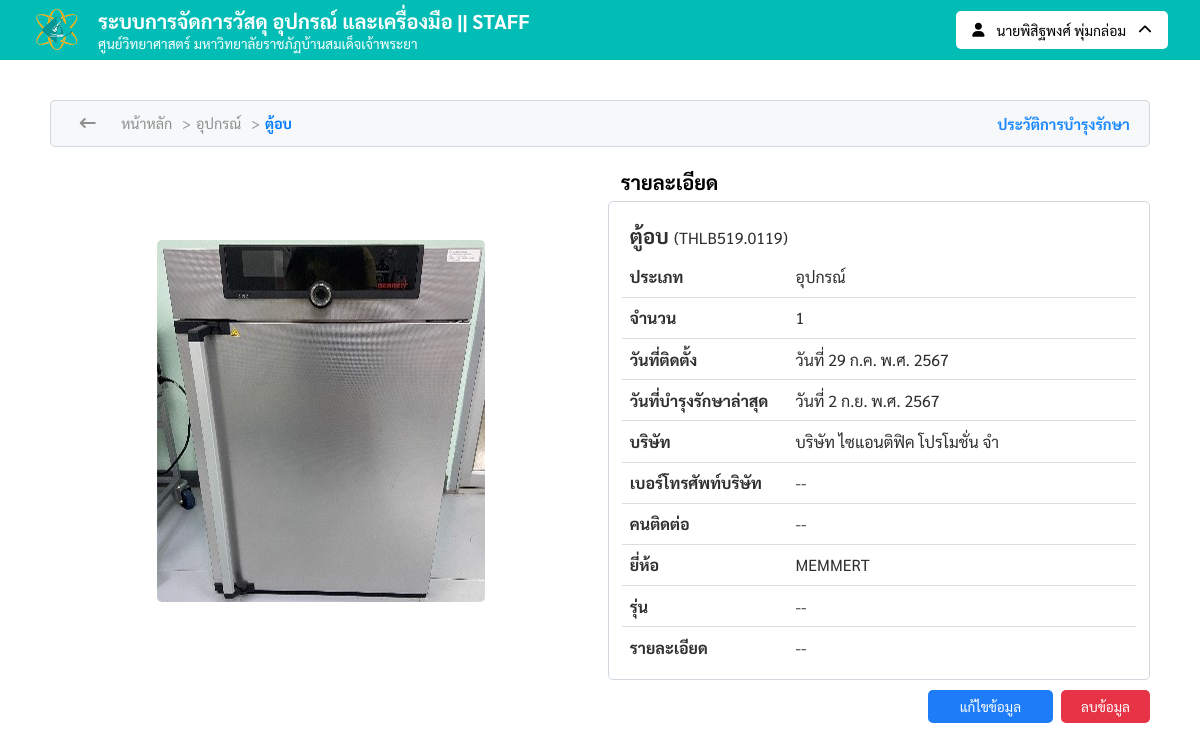
Page /management/detailsData?id=1 (signed in) on the committed database.
### tables this page shows
CREATE TABLE `users_db` (
  `userID` int(50) NOT NULL,
  `username` varchar(100) NOT NULL,
  `password` varchar(100) NOT NULL,
  `created_at` timestamp NOT NULL DEFAULT current_timestamp() ON UPDATE current_timestamp(),
  `pre` set('นาย','นาง','นางสาว','ดร.','ผศ.ดร.','อ.') NOT NULL,
  `firstname` varchar(200) NOT NULL,
  `lastname` varchar(200) NOT NULL,
  `phone_number` varchar(10) NOT NULL,
  `email` varchar(200) NOT NULL,
  `role` set('อาจารย์','เจ้าหน้าที่','บุคลากร','') NOT NULL,
  `urole` set('staff','user') NOT NULL,
  `agency` varchar(100) NOT NULL,
  `status` set('w_approved','approved','n_approved') NOT NULL,
  `approved_by` varchar(200) DEFAULT NULL,
  `approved_date` datetime DEFAULT NULL
);

CREATE TABLE `crud` (
  `ID` int(100) NOT NULL,
  `img_name` varchar(100) NOT NULL,
  `sci_name` varchar(255) NOT NULL COMMENT 'ชื่ออุปกรณ์',
  `serial_number` varchar(20) NOT NULL,
  `categories` set('วัสดุ','อุปกรณ์','เครื่องมือ') DEFAULT NULL COMMENT 'ประเภทเครื่องมือ',
  `amount` int(10) DEFAULT 0 COMMENT 'จำนวนสินค้าคงเหลือ',
  `uploaded_on` datetime NOT NULL COMMENT 'วันที่อัปโหลด',
  `availability` tinyint(1) NOT NULL COMMENT 'ความพร้อมการใช้งาน'
);

CREATE TABLE `info_sciname` (
  `ID` int(20) NOT NULL,
  `sci_name` varchar(100) NOT NULL,
  `serial_number` varchar(20) NOT NULL,
  `installation_date` date DEFAULT NULL,
  `last_maintenance_date` date DEFAULT NULL,
  `details` varchar(255) DEFAULT NULL,
  `brand` varchar(100) DEFAULT NULL,
  `model` varchar(100) DEFAULT NULL,
  `company` varchar(30) DEFAULT NULL,
  `contact` varchar(20) DEFAULT NULL,
  `contact_number` varchar(12) DEFAULT NULL
);

### assets/config/Database.php (called while the page is built, shortened)
<?php
$base_url = 'http://localhost:8080';
?>

### assets/includes/thai_date_time.php (called while the page is built, shortened)
<?php
function thai_date_time_3($datetime)
{
    $thai_month_arr = array(
        1 => "ม.ค.",
        2 => "ก.พ.",
        3 => "มี.ค.",
        4 => "เม.ย.",
        5 => "พ.ค.",
        6 => "มิ.ย.",
        7 => "ก.ค.",
        8 => "ส.ค.",
        9 => "ก.ย.",
        10 => "ต.ค.",
        11 => "พ.ย.",
        12 => "ธ.ค."
    );
    $dt = new DateTime($datetime);
    $date = $dt->format('j');
    $month = (int)$dt->format('n');
    $year = $dt->format('Y') + 543;
    return "วันที่ $date {$thai_month_arr[$month]} พ.ศ. $year";
}

### views/staff-section/detailsData.php (the view, shortened to what this page needs)
<?php
require_once 'assets/config/Database.php';
include_once 'assets/includes/thai_date_time.php';
if (isset($_SESSION['staff_login'])) {
    $userID = $_SESSION['staff_login'];
    $stmt = $conn->prepare("
        SELECT *
        FROM users_db
        WHERE userID = :userID
    ");
    $stmt->bindParam(':userID', $userID, PDO::PARAM_INT);
    $stmt->execute();
    $userData = $stmt->fetch(PDO::FETCH_ASSOC);
}
try {
    if (isset($_GET['id'])) {
        $id = $_GET['id'];
        $stmt = $conn->prepare("
                SELECT * FROM crud
                LEFT JOIN info_sciname
                ON crud.serial_number = info_sciname.serial_number
                WHERE crud.ID = :id");
        $stmt->bindParam(":id", $id, PDO::PARAM_INT);
        $stmt->execute();
        $detailsData = $stmt->fetch(PDO::FETCH_ASSOC);
    }
} catch (PDOException $e) {
    echo 'Error: ' . $e->getMessage();
}
?>
<!DOCTYPE html>
<html lang="en">
<head>
    <link rel="stylesheet" href="<?php echo $base_url; ?>/assets/font-awesome/css/all.css">
    <link rel="stylesheet" href="<?php echo $base_url; ?>/assets/css/navigator.css">
    <link rel="stylesheet" href="<?php echo $base_url; ?>/assets/css/breadcrumb.css">
    <link rel="stylesheet" href="<?php echo $base_url; ?>/assets/css/footer.css">
    <link rel="stylesheet" href="<?php echo $base_url; ?>/assets/css/DetailsCRUD.css">
</head>
<body>
    <?php include('assets/includes/navigator.php') ?>
    <main class="detailsData">
        <div class="detailsData_header">
            <div class="detailsData_header_1">
                <a class="historyBACK" href="javascript:history.back();"><i class="fa-solid fa-arrow-left-long"></i></a>
                <div class="breadcrumb">
                    <a href="/">หน้าหลัก</a>
                    <span>&gt;</span>
                    <?php
                    if ($detailsData['categories'] == 'อุปกรณ์') {
                        echo '<a href="/equipment">อุปกรณ์</a>
                    <span>&gt;</span>';
                    }
                    ?>
                    <a href="<?php echo $detailsData['ID']; ?>"><?php echo $detailsData['sci_name']; ?></a>
                </div>
            </div>
            <div class="detailsData_header_2">
                <a href="/management/maintenance?id=<?php echo $detailsData['ID']; ?>">ประวัติการบำรุงรักษา</a>
            </div>
        </div>
        <div class="DetailsPAGE_content">
            <div class="form_left">
                <div class="Img">
                    <div class="imgInput">
                        <img src="<?php echo $base_url; ?>/assets/uploads/<?php echo $detailsData['img_name']; ?>" class="previewImg">
                    </div>
                </div>
            </div>
            <div class="form_right">
                <div>
                    <div class="formHEADER">รายละเอียด</div>
                    <div class="form_right_1">
                        <div class="headerNAME">
                            <span id="B"><?php echo $detailsData['sci_name'] ?></span>
                            <span class="serialNumber">(<?php echo $detailsData['serial_number'] ?>)</span>
                        </div>
                        <div class="DataDisplay">
                            <span class="Data1">ประเภท</span>
                            <span class="Data2"><?php echo $detailsData['categories'] ?></span>
                        </div>
                        <div class="DataDisplay">
                            <span class="Data1">จำนวน</span>
                            <span class="Data2"><?php echo $detailsData['amount'] ?></span>
                        </div>
                        <div class="DataDisplay">
                            <span class="Data1">วันที่ติดตั้ง</span>
                            <span class="Data2"><?php echo thai_date_time_3($detailsData['installation_date']) ?></span>
                        </div>
                        <div class="DataDisplay">
                            <span class="Data1">วันที่บำรุงรักษาล่าสุด</span>
                            <span class="Data2"><?php echo thai_date_time_3($detailsData['last_maintenance_date']) ?></span>
                        </div>
                        <div class="DataDisplay">
                            <span class="Data1">บริษัท</span>
                            <span class="Data2"><?php echo $detailsData['company'] ?></span>
                        </div>
                        <div class="DataDisplay">
                            <span class="Data1">เบอร์โทรศัพท์บริษัท</span>
                            <span class="Data2"><?php echo $detailsData['contact_number'] ?></span>
                        </div>
                        <div class="DataDisplay">
                            <span class="Data1">คนติดต่อ</span>
                            <span class="Data2"><?php echo $detailsData['contact'] ?></span>
                        </div>
                        <div class="DataDisplay">
                            <span class="Data1">ยี่ห้อ</span>
                            <span class="Data2"><?php echo $detailsData['brand'] ?></span>
                        </div>
                        <div class="DataDisplay">
                            <span class="Data1">รุ่น</span>
                            <span class="Data2"><?php echo $detailsData['model'] ?></span>
                        </div>
                        <div class="DataDisplay">
                            <span class="Data1">รายละเอียด</span>
                            <span class="Data2"><?php echo $detailsData['details'] ?></span>
                        </div>
                    </div>
                </div>
            </div>
        </div>
        <div class="btn_footer">
            <div>
                <a href="<?= $base_url ?>/management/edit?id=<?= htmlspecialchars($detailsData['ID']); ?>" class="submitADD">แก้ไขข้อมูล</a>
            </div>
            <div>
                <span class="del_notification" data-modal="<?= htmlspecialchars($detailsData['ID']); ?>">ลบข้อมูล</span>
            </div>
        </div>
    </main>
</body>
</html>

### assets/includes/navigator.php (shortened to what this page needs)
<div class="header">
    <div class="header_nav">
        <div class="header_nav_banner">
            <a href="<?php echo $base_url; ?>/" class="header_navbanner_name">
                <div class="header_navbanner_img">
                    <img src="<?php echo $base_url; ?>/assets/img/logo/sci_center.png">
                </div>
            </a>
            <div class="header_navbanner_name_00">
                <span id="B" class="header_navbanner_name-1">
                    ระบบการจัดการวัสดุ อุปกรณ์ และเครื่องมือ
                    <?php if (isset($_SESSION['staff_login'])) : ?>
                        || STAFF
                    <?php endif; ?>
                </span>
                <span class="header_navbanner_name-2">
                    ศูนย์วิทยาศาสตร์ มหาวิทยาลัยราชภัฏบ้านสมเด็จเจ้าพระยา
                </span>
            </div>
        </div>
        <div class="header_nav_userinfo">
            <?php if (isset($_SESSION['user_login'])) : ?>
                <div class="header_userinfo_btn" id="userInfoBtn">
                    <div class="select">
                        <i class="fa-solid fa-user"></i>
                        <span>
                            <?= $userData['pre'] . $userData['firstname'] . '&nbsp;' . $userData['lastname'] ?>
                        </span>
                        <i class="arrow_rotate fa-solid fa-chevron-up"></i>
                    </div>
                </div>
                <div class="logoutMODAL">
                    <div class="logoutMODAL_content">
                        <div class="logoutMODAL_popup">
                            <div class="logoutMODAL_sec01">
                                <i class="fa-solid fa-right-from-bracket"></i>
                                <span id="B">แจ้งเตือนออกจากระบบ</span>
                            </div>
                            <div class="logoutMODAL_sec02">
                                <a class="profileUser" href="<?php echo $base_url; ?>/profile_user"><i class="fa-solid fa-user-pen"></i></a>
                                <a class="confirmLogout" href="<?php echo $base_url; ?>/models/sign_out.php">ออกจากระบบ</a>
                                <div class="cancel_del closeDetails">
                                    <span>ปิดหน้าต่าง</span>
                                </div>
                            </div>
                        </div>
                    </div>
                </div>
            <?php elseif (isset($_SESSION['staff_login'])) : ?>
                <div class="header_userinfo_btn" id="userInfoBtn">
                    <div class="select">
                        <i class="fa-solid fa-user"></i>
                        <span>
                            <?= $userData['pre'] . $userData['firstname'] . '&nbsp;' . $userData['lastname'] ?>
                        </span>
                        <i class="arrow_rotate fa-solid fa-chevron-up"></i>
                    </div>
                </div>
            <?php endif; ?>
        </div>
    </div>
</div>

### assets/css/navigator.css (style rules this page uses)
* { margin: 0; padding: 0; box-sizing: border-box; font-family: Sarabun; text-decoration: none; list-style: none; }
#B { font-family: Sarabun-bold; }
.header { background-color: #01bdb6; color: white; width: 100%; height: 60px; top: 0; left: 0; position: relative; z-index: 2; }
.header_nav_banner { display: flex; align-items: center; justify-content: center; height: 100%; gap: 1rem; }

### assets/css/breadcrumb.css (style rules this page uses)
.breadcrumb { font-size: 0.9rem; display: flex; align-items: center; }
.breadcrumb a:last-child { color: #007bff; font-family: Sarabun-bold; }
.breadcrumb span { margin: 0 5px; color: #8f8f8f; }

### assets/css/DetailsCRUD.css (style rules this page uses)
.detailsData { width: 100%; max-width: 1100px; margin: 2.5rem auto; }
.Img { width: 100%; display: flex; justify-content: center; align-items: center; }
.form_right_1, .form_right_2 { border-radius: 5px; border: 1px solid #d0d7de; padding: 0.7rem 0.8rem; }
.DataDisplay { display: flex; border-bottom: 1px solid #ddd; padding: 0.6rem 0; color: #2f2f2f; }
.DataDisplay:last-child { border-bottom: none; }
.Data1 { flex: 0.9; font-family: Sarabun-bold; }
.Data2 { flex: 2; }
.DataDisplay span { padding: 0 8px; }
.btn_footer { display: flex; align-items: center; justify-content: end; gap: 0.5rem; padding: 1rem 0; }

### rows in the picture
users_db: pre "นาย", firstname "พิสิฐพงศ์", lastname "พุ่มกล่อม"
crud: info_sciname.sci_name "ตู้อบ", img_name (picture), info_sciname.serial_number "THLB519.0119", categories "อุปกรณ์", amount "1", info_sciname.installation_date "วันที่ 29 ก.ค. พ.ศ. 2567", info_sciname.last_maintenance_date "วันที่ 2 ก.ย. พ.ศ. 2567", info_sciname.company "บริษัท ไซแอนติฟิค โปรโมชั่น จำ", info_sciname.contact_number "--", info_sciname.contact "--", info_sciname.brand "MEMMERT", info_sciname.model "--", info_sciname.details "--"
